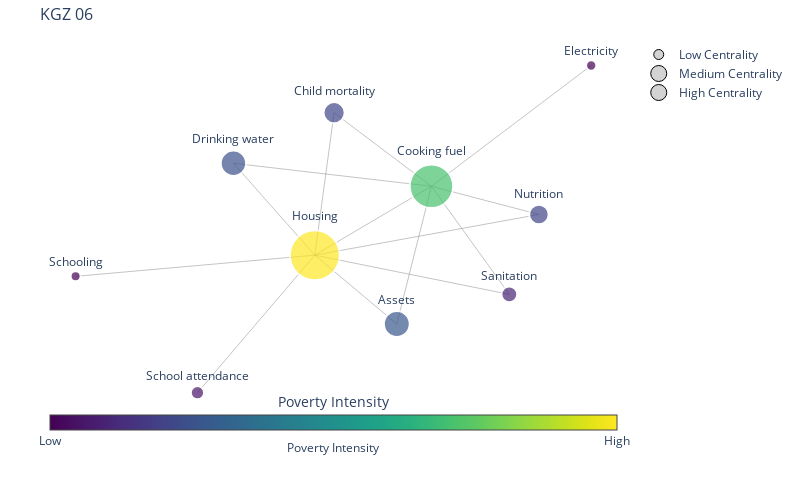

Write notebook code for a chart like this one.
### Markdown cell above
## FIGURE 1 A

The code below reproduces Figure 1 a (the Poverty Space of Turkmenistan in 2006 and 2019). In these networks, nodes are poverty indicators, and edges between them indicate significant connections. The node size corresponds to its poverty centrality, while its color matches the censored headcount ratio of the indicator.

We see that for Turkmenistan, Housing was the most central poverty indicator in 2006 (located in the core), while Electricity was the least central (located in the periphery). This suggests a household in 2006 Turkmenistan, if deprived in any other indicator, was most likely to also lack adequate Housing. Conversely, if a household was deprived in any indicator, it was the least probable to also be deprived in Electricity. Various factors such as geographic location, access to quality services, systemic inequality, and socio-economic policies could contribute to this specific poverty structure. The Poverty Space compiles these factors into a network visualization, revealing the underlying relationships between poverty indicators. By 2019, Child Mortality became the most central indicator in Turkmenistan, signifying dynamic relationships among poverty indicators that adapt in response to socio-economic changes and potential policy interventions.

### Code cell
## PLOT FIGURE 1 A

# Kyrgyzstan in 2006
ctry_init = 'kgz'
yyr_init = '06'


PHI_w_norm = PHI_NORMALIZED[f'phi_{ctry_init}_{yyr_init}'].copy()
filtered_df = TT_FINAL[(TT_FINAL['year'] == yyr_init) & (TT_FINAL['country'] == ctry_init)]
A_int = filtered_df[['A_int']].copy()
var_sample = filtered_df[['full_names']].copy()
centrality_w_norm = filtered_df[['centrality_w_norm']].copy()

# Normalize and scale A_int values for coloring
pos_colors = zscore(A_int.squeeze().to_numpy())
scaler = MinMaxScaler(feature_range=(1, 100))
pos_colors_scaled = scaler.fit_transform(pos_colors.reshape(-1, 1)).flatten().round().astype(int)

# Use a matplotlib colormap similar to MATLAB's parula
cmap = plt.cm.get_cmap('viridis', 100)
node_colors = np.array([cmap(pos_colors_scaled[k]-1) for k in range(len(pos_colors_scaled))])

# Convert to Plotly colorscale
plotly_cmap = [[i/99, f'rgb({c[0]*255},{c[1]*255},{c[2]*255})'] for i, c in enumerate(cmap.colors)]

# Node labels
node_labels = var_sample['full_names'].tolist()
node_labels_dict = {i: label for i, label in enumerate(node_labels)}

# Graph threshold and construction
thresh = np.min(np.max(PHI_w_norm, axis=1))
XX = np.copy(PHI_w_norm)
XX[XX < thresh] = 0
XX = np.round(XX / np.min(XX[XX > 0]))
XX = XX + XX.T
thresh = np.min(np.max(XX, axis=1))
XX = np.copy(XX)
XX[XX < thresh] = 0
XX = (XX > 0).astype(float)
G = nx.from_numpy_matrix(XX)

                # Assuming A_int_flat and centrality_w_norm_flat are pandas Series or numpy arrays
hover_texts = []
for i in range(len(G.nodes())):
    label = node_labels_dict[i]
    CHR_value = A_int_flat.iloc[i] if isinstance(A_int_flat, pd.Series) else A_int_flat[i]
    PC_value = centrality_w_norm_flat.iloc[i] if isinstance(centrality_w_norm_flat, pd.Series) else centrality_w_norm_flat[i]
    hover_text = f"{label}<br>CHR = {CHR_value:.2f}<br>PC = {PC_value:.2f}"
    hover_texts.append(hover_text)

# Fix random state for layout
pos = nx.spring_layout(G, seed=42)

edge_x = []
edge_y = []
for edge in G.edges():
    x0, y0 = pos[edge[0]]
    x1, y1 = pos[edge[1]]
    edge_x.append(x0)
    edge_x.append(x1)
    edge_x.append(None)
    edge_y.append(y0)
    edge_y.append(y1)
    edge_y.append(None)

edge_trace = go.Scatter(
    x=edge_x, y=edge_y,
    line=dict(width=0.5, color='#888'),
    hoverinfo='none',
    mode='lines',
    showlegend=False)

node_x = []
node_y = []
for node in G.nodes():
    x, y = pos[node]
    node_x.append(x)
    node_y.append(y)

# Scale node sizes based on centrality
scaler = MinMaxScaler(feature_range=(10, 50))  # Adjust the range as needed
centrality_scaled = scaler.fit_transform(centrality_w_norm_flat.values.reshape(-1, 1)).flatten()

node_trace = go.Scatter(
    x=node_x, y=node_y,
    mode='markers+text',
    textposition="top center",
    text=[node_labels_dict[i] for i in range(len(G.nodes()))],
    hovertext=hover_texts,
    hoverinfo='text',
    marker=dict(
        showscale=True,
        colorscale=plotly_cmap,
        size=centrality_scaled,  # Use the scaled centrality for node size
        color=pos_colors_scaled,
        colorbar=dict(
            thickness=15,
            title='Poverty Intensity',
            xanchor='center',
            titleside='top',
            tickvals=[1, 100],
            ticktext=['Low', 'High'],
            orientation='h',
            x=0.5,
            y=-0.1
        ),
        line_width=2),
    showlegend=False)

# Create dummy traces for node size legend
size_legend = [dict(size=10, label='Low Centrality'),
               dict(size=30, label='Medium Centrality'),
               dict(size=50, label='High Centrality')]

legend_traces = []
for item in size_legend:
    legend_traces.append(go.Scatter(
        x=[None], y=[None],
        mode='markers',
        marker=dict(
            size=item['size'],
            color='lightgray',
            line=dict(width=1, color='black')
        ),
        legendgroup='Node Size',
        showlegend=True,
        name=item['label']
    ))

# Create figure
fig = go.Figure(data=[edge_trace, node_trace] + legend_traces)

# Update layout
fig.update_layout(
    height=500,
    width=800,
    title=f'{ctry_init.upper()} {yyr_init}',
    titlefont_size=16,
    showlegend=True,
    hovermode='closest',
    paper_bgcolor='white',  # Set background color to white
    plot_bgcolor='white',  # Set plot area background color to white
    margin=dict(b=80, l=40, r=40, t=40),  # Increase bottom margin to fit the colorbar
    annotations=[dict(
        text="Poverty Intensity",
        showarrow=False,
        xref="paper", yref="paper",
        x=0.5,
        y=-0.1,
        xanchor='center',
        yanchor='bottom'
    )],
    xaxis=dict(showgrid=False, zeroline=False, showticklabels=False),  # Hide x-axis ticks
    yaxis=dict(showgrid=False, zeroline=False, showticklabels=False)  # Hide y-axis ticks
)

fig.show()

### Figure 1 — Plotly figure (JSON) as saved in the notebook; plotly's stock layout.template omitted (floating-point values rounded to 4 significant figures; data arrays with more than 128 entries replaced by an {"elided": "..."} marker saying what was removed)
{"data": [{"hoverinfo": "none", "line": {"color": "#888", "width": 0.5}, "mode": "lines", "showlegend": false, "type": "scatter", "x": [-0.0984, -0.1657, null, -0.0984, 0.2412, null, 0.616, -0.1657, null, 0.616, 0.2412, null, -0.575, -0.1657, null, -1, -0.1657, null, 0.7983, 0.2412, null, -0.4495, -0.1657, null, -0.4495, 0.2412, null, 0.5128, -0.1657, null, 0.5128, 0.2412, null, -0.1657, 0.2412, null, -0.1657, 0.1203, null, 0.2412, 0.1203, null], "y": [0.6206, -0.1431, null, 0.6206, 0.2262, null, 0.07516, -0.1431, null, 0.07516, 0.2262, null, -0.8805, -0.1431, null, -0.2566, -0.1431, null, 0.8741, 0.2262, null, 0.3497, -0.1431, null, 0.3497, 0.2262, null, -0.3534, -0.1431, null, -0.3534, 0.2262, null, -0.1431, 0.2262, null, -0.1431, -0.5121, null, 0.2262, -0.5121, null]}, {"hoverinfo": "text", "marker": {"color": [22, 21, 7, 1, 1, 26, 11, 100, 71, 28], "colorbar": {"orientation": "h", "thickness": 15, "ticktext": ["Low", "High"], "tickvals": [1, 100], "title": {"side": "top", "text": "Poverty Intensity"}, "x": 0.5, "xanchor": "center", "y": -0.1}, "colorscale": {"elided": "100x2 mixed values"}, "line": {"width": 2}, "showscale": true, "size": [21.22, 19.52, 13.3, 10, 10.34, 25.39, 15.83, 50, 43.5, 25.87]}, "mode": "markers+text", "showlegend": false, "text": ["Child mortality", "Nutrition", "School attendance", "Schooling", "Electricity", "Drinking water", "Sanitation", "Housing", "Cooking fuel", "Assets"], "textposition": "top center", "type": "scatter", "x": [-0.0984, 0.616, -0.575, -1, 0.7983, -0.4495, 0.5128, -0.1657, 0.2412, 0.1203], "y": [0.6206, 0.07516, -0.8805, -0.2566, 0.8741, 0.3497, -0.3534, -0.1431, 0.2262, -0.5121]}, {"legendgroup": "Node Size", "marker": {"color": "lightgray", "line": {"color": "black", "width": 1}, "size": 10}, "mode": "markers", "name": "Low Centrality", "showlegend": true, "type": "scatter", "x": [null], "y": [null]}, {"legendgroup": "Node Size", "marker": {"color": "lightgray", "line": {"color": "black", "width": 1}, "size": 30}, "mode": "markers", "name": "Medium Centrality", "showlegend": true, "type": "scatter", "x": [null], "y": [null]}, {"legendgroup": "Node Size", "marker": {"color": "lightgray", "line": {"color": "black", "width": 1}, "size": 50}, "mode": "markers", "name": "High Centrality", "showlegend": true, "type": "scatter", "x": [null], "y": [null]}], "layout": {"annotations": [{"showarrow": false, "text": "Poverty Intensity", "x": 0.5, "xanchor": "center", "xref": "paper", "y": -0.1, "yanchor": "bottom", "yref": "paper"}], "height": 500, "hovermode": "closest", "margin": {"b": 80, "l": 40, "r": 40, "t": 40}, "paper_bgcolor": "white", "plot_bgcolor": "white", "showlegend": true, "title": {"font": {"size": 16}, "text": "KGZ 06"}, "width": 800, "xaxis": {"showgrid": false, "showticklabels": false, "zeroline": false}, "yaxis": {"showgrid": false, "showticklabels": false, "zeroline": false}}}
